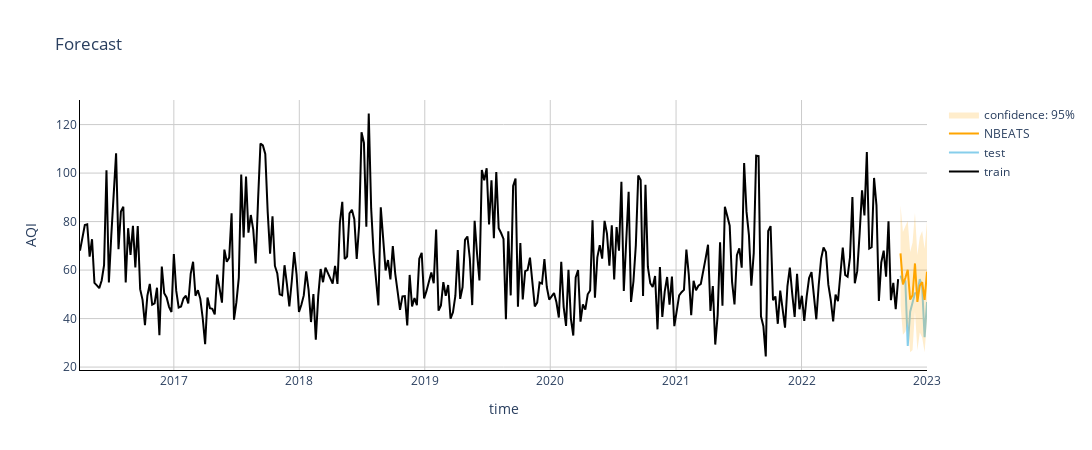

The notebook cell saved with this chart:
### Markdown cell above
### One

### Code cell
from neuralforecast import NeuralForecast
from neuralforecast.models import NBEATS
from neuralforecast.losses.pytorch import DistributionLoss

obj = TimeObject(df=data, column='pm25', agg_freq='W')
obj.NIXTLA_train_test(split=12)

model = NBEATS(h=12,
               input_size=104,
               loss=DistributionLoss(distribution='StudentT', level=[95], return_params=True),
               stack_types=3*['identity'],
               n_blocks = 3*[4],
               max_steps=300,
               val_check_steps=3,
               learning_rate=1e-3)

fcst = NeuralForecast(
    models=[model],
    freq='W',
    local_scaler_type='minmax'
)
fcst.fit(df=obj.Y_train, verbose=False)
prediction = fcst.predict(df=obj.Y_train, verbose=False)

obj.plot_forecast(forecast_df=prediction, confidence=95, method='NBEATS', show=False)

### Figure 1 — Plotly figure (JSON) as saved in the notebook; plotly's stock layout.template omitted (floating-point values rounded to 4 significant figures; data arrays with more than 128 entries replaced by an {"elided": "..."} marker saying what was removed)
{"data": [{"hovertemplate": "x: %{x}<br>y: %{y}", "marker": {"color": "black"}, "mode": "lines", "name": "train", "type": "scatter", "x": {"elided": "341 str values"}, "y": {"elided": "341 float values"}}, {"hovertemplate": "x: %{x}<br>y: %{y}", "marker": {"color": "skyblue"}, "mode": "lines", "name": "test", "type": "scatter", "x": ["2022-10-16T00:00:00", "2022-10-23T00:00:00", "2022-10-30T00:00:00", "2022-11-06T00:00:00", "2022-11-13T00:00:00", "2022-11-20T00:00:00", "2022-11-27T00:00:00", "2022-12-04T00:00:00", "2022-12-11T00:00:00", "2022-12-18T00:00:00", "2022-12-25T00:00:00", "2023-01-01T00:00:00"], "y": [57.71, 54.71, 55.71, 28.71, 42.86, 47.14, 50.43, 50.71, 56.29, 52.86, 32.29, 46.83]}, {"hovertemplate": "x: %{x}<br>y: %{y}", "marker": {"color": "orange"}, "mode": "lines", "name": "NBEATS", "type": "scatter", "x": ["2022-10-16T00:00:00", "2022-10-23T00:00:00", "2022-10-30T00:00:00", "2022-11-06T00:00:00", "2022-11-13T00:00:00", "2022-11-20T00:00:00", "2022-11-27T00:00:00", "2022-12-04T00:00:00", "2022-12-11T00:00:00", "2022-12-18T00:00:00", "2022-12-25T00:00:00", "2023-01-01T00:00:00"], "y": [66.87, 54.13, 56.75, 60.13, 47.85, 49.62, 62.74, 46.91, 53.59, 55.02, 47.73, 59.33]}, {"fill": "tonexty", "fillcolor": "rgba(255, 165, 0, 0)", "hovertemplate": "x: %{x}<br>y: %{y}", "line": {"width": 0}, "mode": "lines", "showlegend": false, "type": "scatter", "x": ["2022-10-16T00:00:00", "2022-10-23T00:00:00", "2022-10-30T00:00:00", "2022-11-06T00:00:00", "2022-11-13T00:00:00", "2022-11-20T00:00:00", "2022-11-27T00:00:00", "2022-12-04T00:00:00", "2022-12-11T00:00:00", "2022-12-18T00:00:00", "2022-12-25T00:00:00", "2023-01-01T00:00:00"], "y": [45.42, 33.29, 34.61, 38.58, 26.11, 27.1, 42.91, 26.87, 34.27, 32.22, 26.12, 39.1]}, {"fill": "tonexty", "fillcolor": "rgba(255, 165, 0, 0.2)", "hovertemplate": "x: %{x}<br>y: %{y}", "line": {"width": 0}, "mode": "lines", "name": "confidence: 95%", "type": "scatter", "x": ["2022-10-16T00:00:00", "2022-10-23T00:00:00", "2022-10-30T00:00:00", "2022-11-06T00:00:00", "2022-11-13T00:00:00", "2022-11-20T00:00:00", "2022-11-27T00:00:00", "2022-12-04T00:00:00", "2022-12-11T00:00:00", "2022-12-18T00:00:00", "2022-12-25T00:00:00", "2023-01-01T00:00:00"], "y": [86.77, 75.72, 78.04, 80.33, 67.45, 71.39, 83.66, 66.21, 73.65, 76.14, 68.8, 80.09]}], "layout": {"height": 450, "paper_bgcolor": "white", "plot_bgcolor": "white", "title": {"text": "Forecast"}, "width": 1100, "xaxis": {"gridcolor": "#cccccc", "linecolor": "black", "title": {"text": "time"}}, "yaxis": {"gridcolor": "#cccccc", "linecolor": "black", "title": {"text": "AQI"}}}}
